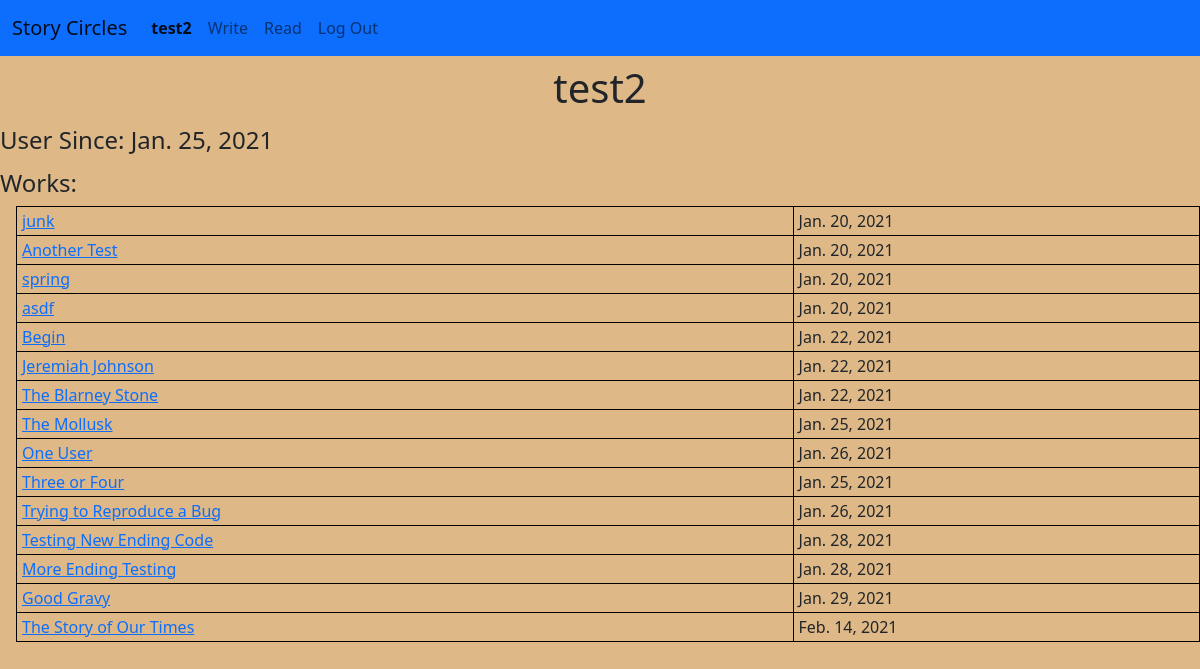
The app's page /circle/user/6 (signed in) with its own data.
### circle/models.py (models this page shows, shortened)
class User(AbstractUser):
    user_since = models.DateTimeField(blank=False, auto_now_add=True)
    liked_stories = models.ManyToManyField(
        "Story",
        related_name="liked_by",
        blank=True,
    )
    def get_absolute_url(self):
        return reverse('user', args=[self.pk])

class Story(models.Model):
    title = models.TextField(unique=True)
    authors = models.ManyToManyField(
        User,
        related_name="stories",
        blank=True
    )
    text = models.TextField()
    start_time = models.DateTimeField(blank=True, null=True)
    finish_time = models.DateTimeField(blank=True, null=True)
    finished = models.BooleanField(default=False)
    def get_absolute_url(self):
        if self.finished:
            return reverse('finished_story', args = [self.pk])
        else:
            return reverse('circle', args = [self.circle.pk])
    """ Return the text as html with "\n\n" converted to paragraph breaks """

### circle/views.py (the view)
# urls.py: path("user/<int:pk>", views.UserDetailView.as_view(), name="user"),
class UserDetailView(LoginRequiredMixin, DetailView):
    model = User
    context_object_name = 'detail_user'
    def get_context_data(self, **kwargs):
            context = super().get_context_data(**kwargs)
            context['stories'] = context['detail_user'].stories.filter(finished=True)
            return context

### circle/templates/circle/user_detail.html (shortened to what this page needs)
{% extends "circle/layout.html" %}
{% load static %}
{% block body %}
<h1>{{ detail_user.username }}</h1>
<h4>User Since: {{ detail_user.user_since.date }}</h4>
<h4>Works:</h4>
{% include "circle/include/finished_story_table.html" %}
{% endblock %}

### circle/templates/circle/layout.html (shortened to what this page needs)
{% load static %}
<!DOCTYPE html>
<html lang="en">
    <head>
        <link href="https://cdn.jsdelivr.net/npm/bootstrap@5.0.0-beta1/dist/css/bootstrap.min.css" rel="stylesheet">
        <link href="{% static 'circle/styles.css' %}" rel="stylesheet">
    </head>
    <body>
        <nav class="navbar navbar-expand-md navbar-light bg-primary">
            <div class="container-fluid">
                <a class="navbar-brand" href="{% url 'index' %}">Story Circles</a>
                <div class="collapse navbar-collapse" id="navbarToggle">
                    <ul class="navbar-nav me-auto">
                        {% if user.is_authenticated %}
                        <li class="nav-item">
                            <a class="nav-link" id="current-user-nav" href="{{ user.get_absolute_url }}"><strong>{{ user.username }}</strong></a>
                        </li>
                        <li class="nav-item">
                            <a class="nav-link" id="write-nav" href="{% url 'index' %}">Write</a>
                        </li>
                        <li class="nav-item">
                            <a class="nav-link" id="read-nav" href="{% url 'finished_stories' %}">Read</a>
                        </li>
                        <li class="nav-item">
                            <a class="nav-link" href="{% url 'logout' %}">Log Out</a>
                        </li>
                        {% endif %}
                    </ul>
                </div>
            </div>
        </nav>
        <div class="body container-fluid d-flex flex-column h-100 w-100 px-0">
            {% block body %}
            {% endblock %}
        </div>
    </body>
</html>

### circle/templates/circle/include/finished_story_table.html
<table class="finished-story-table">
    {% for story in stories %}
    <tr>
        <td class="finished-story-title">
            <a href="{{ story.get_absolute_url }}">{{ story.title }}</a>
        </td>
        <td class="finished-story-date">
            {{ story.finish_time.date }}
        </td>
    </tr>
    {% endfor %}
</table>

### circle/static/circle/styles.css (style rules this page uses)
html, body { height: 100%; }
body { background-color: BurlyWood; }
h1 { margin-top: 0.5rem; text-align: center; }
h4 { margin-top: 0.25em; }
table { border-collapse: collapse; margin-left: 1rem; }
table, th, td { border: 1px solid black; padding: 2px 5px; }

### records on screen
User: username "test2", user_since "Jan. 25, 2021"
Story: title "junk", finish_time "Jan. 20, 2021"
Story: title "Another Test", finish_time "Jan. 20, 2021"
Story: title "spring", finish_time "Jan. 20, 2021"
Story: title "asdf", finish_time "Jan. 20, 2021"
Story: title "Begin", finish_time "Jan. 22, 2021"
Story: title "Jeremiah Johnson", finish_time "Jan. 22, 2021"
Story: title "The Blarney Stone", finish_time "Jan. 22, 2021"
Story: title "The Mollusk", finish_time "Jan. 25, 2021"
Story: title "One User", finish_time "Jan. 26, 2021"
Story: title "Three or Four", finish_time "Jan. 25, 2021"
Story: title "Trying to Reproduce a Bug", finish_time "Jan. 26, 2021"
Story: title "Testing New Ending Code", finish_time "Jan. 28, 2021"
Story: title "More Ending Testing", finish_time "Jan. 28, 2021"
Story: title "Good Gravy", finish_time "Jan. 29, 2021"
Story: title "The Story of Our Times", finish_time "Feb. 14, 2021"
